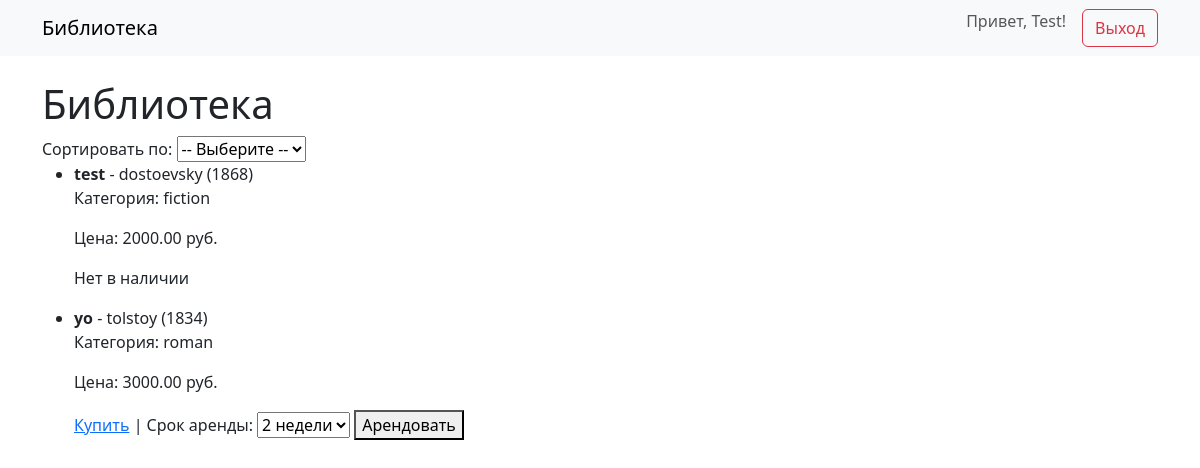
The page / (signed in) on the database its author committed.
### bookstore/models.py (models this page shows, shortened)
class Book(models.Model):
    title = models.CharField(max_length=255)
    author = models.CharField(max_length=255)
    category = models.CharField(max_length=255)
    year = models.IntegerField()
    price = models.DecimalField(max_digits=10, decimal_places=2)
    available = models.BooleanField(default=True)

### bookstore/views.py (the view)
# urls.py: path('', book_list, name='book_list'),
@login_required
def book_list(request):
    sort_by = request.GET.get('sort', '')
    books = Book.objects.all()
    if sort_by == 'year':
        books = books.order_by('year')
    elif sort_by == 'author':
        books = books.order_by('author')
    elif sort_by == 'category':
        books = books.order_by('category')
    return render(request, 'books.html', {'books': books})

### bookstore/templates/books.html (shortened to what this page needs)
{% extends 'base.html' %}
{% block content %}
<h1>Библиотека</h1>
<form method="get">
    <label for="sort">Сортировать по:</label>
    <select name="sort" id="sort" onchange="this.form.submit()">
        <option value="">-- Выберите --</option>
    </select>
</form>
<ul>
    {% for book in books %}
    <li>
        <strong>{{ book.title }}</strong> - {{ book.author }} ({{ book.year }})
        <p>Категория: {{ book.category }}</p>
        <p>Цена: {{ book.price }} руб.</p>
        {% if book.available %}
            <a href="{% url 'buy_book' book.id %}">Купить</a> |
            <form action="{% url 'rent_book' book.id 2 %}" method="post" style="display:inline;">
                <label for="duration">Срок аренды:</label>
                <select name="duration" id="duration" onchange="updateFormAction(this, '{{ book.id }}')">
                    <option value="2">2 недели</option>
                </select>
                <button type="submit">Арендовать</button>
            </form>
        {% else %}
            <p>Нет в наличии</p>
        {% endif %}
    </li>
    {% endfor %}
</ul>
{% endblock %}

### bookstore/templates/base.html (shortened to what this page needs)
<!DOCTYPE html>
<html lang="ru">
<head>
    <link rel="stylesheet" href="https://cdn.jsdelivr.net/npm/bootstrap@5.3.0/dist/css/bootstrap.min.css">
</head>
<body>
    <nav class="navbar navbar-expand-lg navbar-light bg-light">
        <div class="container">
            <a class="navbar-brand" href="{% url 'book_list' %}">Библиотека</a>
            <div class="collapse navbar-collapse">
                <ul class="navbar-nav ms-auto">
                    {% if user.is_authenticated %}
                        <li class="nav-item">
                            <span class="navbar-text me-3">Привет, {{ user.username }}!</span>
                        </li>
                        <li class="nav-item">
                            <a class="btn btn-outline-danger" href="{% url 'logout' %}">Выход</a>
                        </li>
                    {% endif %}
                </ul>
            </div>
        </div>
    </nav>
    <div class="container mt-4">
        {% block content %}{% endblock %}
    </div>
</body>
</html>

### rows shown on the page
Book: title "test", author "dostoevsky", year "1868", category "fiction", price "2000.00", available "Нет в наличии"
Book: title "yo", author "tolstoy", year "1834", category "roman", price "3000.00", duration "2 недели"

### other values the page prints
{{ user.username }} "Test"
